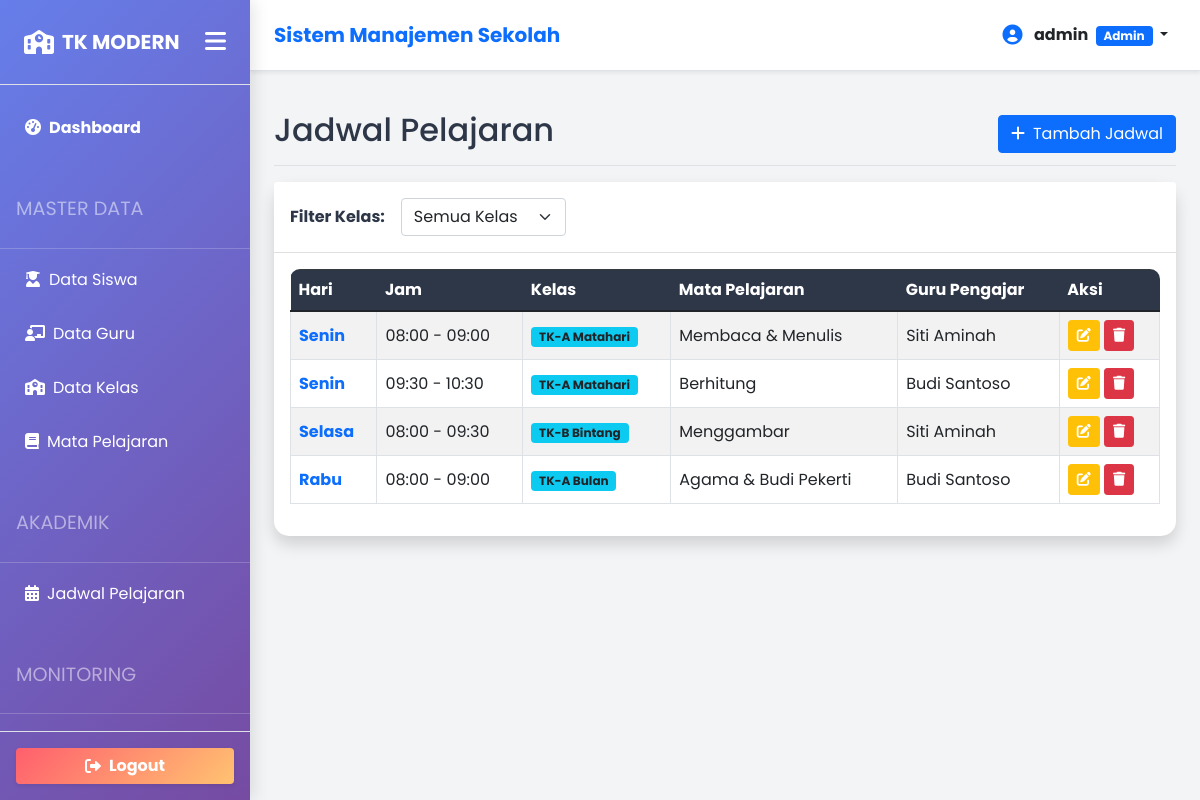
/modules/jadwal/index.php (signed in), run on the app's committed database.
### tables this page shows
CREATE TABLE `jadwal_pelajaran` (
  `id` int(11) NOT NULL AUTO_INCREMENT,
  `kelas_id` int(11) NOT NULL,
  `mapel_id` int(11) NOT NULL,
  `guru_id` int(11) NOT NULL,
  `hari` enum('Senin','Selasa','Rabu','Kamis','Jumat','Sabtu') NOT NULL,
  `jam_mulai` time NOT NULL,
  `jam_selesai` time NOT NULL,
  PRIMARY KEY (`id`),
  KEY `kelas_id` (`kelas_id`),
  KEY `mapel_id` (`mapel_id`),
  KEY `guru_id` (`guru_id`),
  CONSTRAINT `fk_jadwal_kelas` FOREIGN KEY (`kelas_id`) REFERENCES `kelas` (`id`) ON DELETE CASCADE,
  CONSTRAINT `fk_jadwal_mapel` FOREIGN KEY (`mapel_id`) REFERENCES `mata_pelajaran` (`id`) ON DELETE CASCADE,
  CONSTRAINT `fk_jadwal_guru` FOREIGN KEY (`guru_id`) REFERENCES `data_guru` (`id`) ON DELETE CASCADE
);

CREATE TABLE `kelas` (
  `id` int(11) NOT NULL AUTO_INCREMENT,
  `nama_kelas` varchar(50) NOT NULL,
  `kapasitas` int(11) NOT NULL DEFAULT 30,
  PRIMARY KEY (`id`)
);

CREATE TABLE `mata_pelajaran` (
  `id` int(11) NOT NULL AUTO_INCREMENT,
  `kode_mapel` varchar(20) NOT NULL,
  `nama_mapel` varchar(100) NOT NULL,
  `deskripsi` text,
  PRIMARY KEY (`id`),
  UNIQUE KEY `kode_mapel` (`kode_mapel`)
);

CREATE TABLE `data_guru` (
  `id` int(11) NOT NULL AUTO_INCREMENT,
  `user_id` int(11) NOT NULL,
  `nip` varchar(20) NOT NULL,
  `nama_lengkap` varchar(100) NOT NULL,
  `gelar` varchar(50) DEFAULT NULL,
  `alamat` text,
  `no_hp` varchar(15) DEFAULT NULL,
  `foto` varchar(255) DEFAULT 'default_guru.png',
  PRIMARY KEY (`id`),
  UNIQUE KEY `nip` (`nip`),
  KEY `user_id` (`user_id`),
  CONSTRAINT `fk_guru_user` FOREIGN KEY (`user_id`) REFERENCES `users` (`id`) ON DELETE CASCADE
);

### helpers/functions.php (called while the page is built, shortened)
<?php
require_once __DIR__ . '/../config/config.php';
function query($query)
{
    global $conn;
    $result = mysqli_query($conn, $query);
    $rows = [];
    while ($row = mysqli_fetch_assoc($result)) {
        $rows[] = $row;
    }
    return $rows;
}
?>

### modules/jadwal/index.php (the view, shortened to what this page needs)
<?php
require_once '../../config/config.php';
require_once '../../helpers/functions.php';
$where_clause = "";
$query = "SELECT jadwal_pelajaran.*, kelas.nama_kelas, mata_pelajaran.nama_mapel, data_guru.nama_lengkap as nama_guru
          FROM jadwal_pelajaran
          JOIN kelas ON jadwal_pelajaran.kelas_id = kelas.id
          JOIN mata_pelajaran ON jadwal_pelajaran.mapel_id = mata_pelajaran.id
          JOIN data_guru ON jadwal_pelajaran.guru_id = data_guru.id
          $where_clause
          ORDER BY FIELD(hari, 'Senin', 'Selasa', 'Rabu', 'Kamis', 'Jumat', 'Sabtu'), jam_mulai ASC";
$jadwal = query($query);
require_once '../../layouts/header.php';
require_once '../../layouts/sidebar.php';
?>
<div class="d-flex justify-content-between flex-wrap flex-md-nowrap align-items-center pt-3 pb-2 mb-3 border-bottom">
    <h1 class="h2">Jadwal Pelajaran</h1>
    <?php if ($_SESSION['role'] == 'admin'): ?>
        <a href="create.php" class="btn btn-primary"><i class="fas fa-plus me-2"></i>Tambah Jadwal</a>
    <?php endif; ?>
</div>
<div class="card shadow mb-4">
    <div class="card-header bg-white py-3">
        <form action="" method="get" class="row g-3 align-items-center">
            <div class="col-auto">
                <label class="col-form-label fw-bold">Filter Kelas:</label>
            </div>
            <div class="col-auto">
                <select name="kelas_id" class="form-select" onchange="this.form.submit()">
                    <option value="">Semua Kelas</option>
                </select>
            </div>
        </form>
    </div>
    <div class="card-body">
        <div class="table-responsive">
            <table class="table table-bordered table-striped align-middle">
                <thead class="table-dark">
                    <tr>
                        <th>Hari</th>
                        <th>Jam</th>
                        <th>Kelas</th>
                        <th>Mata Pelajaran</th>
                        <th>Guru Pengajar</th>
                        <?php if ($_SESSION['role'] == 'admin'): ?>
                            <th>Aksi</th>
                        <?php endif; ?>
                    </tr>
                </thead>
                <tbody>
                    <?php foreach ($jadwal as $row): ?>
                        <tr>
                            <td class="fw-bold text-primary">
                                <?= $row['hari']; ?>
                            </td>
                            <td>
                                <?= date('H:i', strtotime($row['jam_mulai'])) . ' - ' . date('H:i', strtotime($row['jam_selesai'])); ?>
                            </td>
                            <td><span class="badge bg-info text-dark">
                                    <?= $row['nama_kelas']; ?>
                                </span></td>
                            <td>
                                <?= $row['nama_mapel']; ?>
                            </td>
                            <td>
                                <?= $row['nama_guru']; ?>
                            </td>
                            <?php if ($_SESSION['role'] == 'admin'): ?>
                                <td>
                                    <a href="edit.php?id=<?= $row['id']; ?>" class="btn btn-sm btn-warning text-white"><i
                                            class="fas fa-edit"></i></a>
                                    <a href="?delete=<?= $row['id']; ?>" class="btn btn-sm btn-danger"
                                        onclick="return confirm('Hapus jadwal ini?');"><i class="fas fa-trash"></i></a>
                                </td>
                            <?php endif; ?>
                        </tr>
                    <?php endforeach; ?>
                </tbody>
            </table>
        </div>
    </div>
</div>
<?php require_once '../../layouts/footer.php'; ?>

### assets/css/style.css (style rules this page uses)
:root { --primary-bg: #4e73df; --primary-gradient: linear-gradient(135deg, #667eea 0%, #764ba2 100%); --secondary-bg: #858796; --sidebar-width: 250px; --sidebar-collapsed-width: 80px; --card-shadow: 0 10px 20px rgba(0, 0, 0, 0.05); --hover-shadow: 0 15px 30px rgba(0, 0, 0, 0.1); --body-bg: #f3f4f6; --text-primary: #2d3748; }
body { font-family: 'Poppins', sans-serif; background-color: var(--body-bg); color: var(--text-primary); overflow-x: hidden; }
.card { border: none; border-radius: 15px; box-shadow: var(--card-shadow); transition: transform 0.3s; }
.table-responsive { border-radius: 10px; overflow-x: auto; -webkit-overflow-scrolling: touch; }
.table thead th { background-color: #2d3748; color: white; border: none; white-space: nowrap; }
.table tbody td { vertical-align: middle; }

### data on the page
jadwal_pelajaran: hari "Senin", jam_mulai "08:00", jam_selesai "09:00", kelas.nama_kelas "TK-A Matahari", mapel.nama_mapel "Membaca & Menulis", guru.nama_lengkap "Siti Aminah"
jadwal_pelajaran: hari "Senin", jam_mulai "09:30", jam_selesai "10:30", kelas.nama_kelas "TK-A Matahari", mapel.nama_mapel "Berhitung", guru.nama_lengkap "Budi Santoso"
jadwal_pelajaran: hari "Selasa", jam_mulai "08:00", jam_selesai "09:30", kelas.nama_kelas "TK-B Bintang", mapel.nama_mapel "Menggambar", guru.nama_lengkap "Siti Aminah"
jadwal_pelajaran: hari "Rabu", jam_mulai "08:00", jam_selesai "09:00", kelas.nama_kelas "TK-A Bulan", mapel.nama_mapel "Agama & Budi Pekerti", guru.nama_lengkap "Budi Santoso"

### other printed values
$_SESSION['username'] "admin"
$_SESSION['role'] "Admin"
